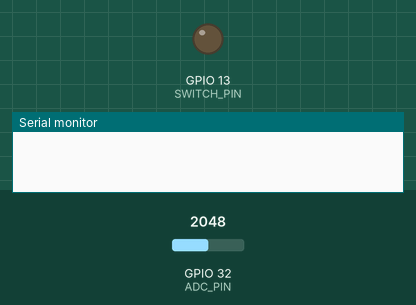
The sketch below on a simulated ESP32. On the bench: output pins drawn as LEDs (lit = HIGH), the last lines printed to the serial monitor. Dashed ring = blinking. Inputs (shaded band) come from the test bench; at power-on: GPIO 32 (ADC_PIN) = 2048. WiFi joins after 1.5 s; servers stay silent unless stated.

Above: at 0.1 s.
At 7.0 s:
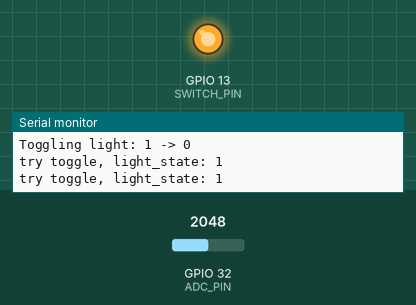
7.1 s: GPIO 32 (ADC_PIN) set to 28
At 8.31 s:
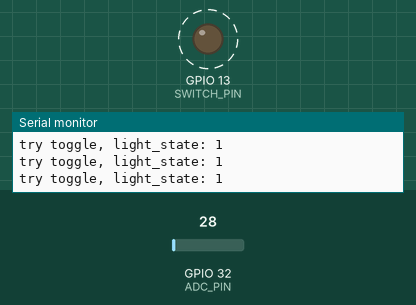
10.6 s: GPIO 32 (ADC_PIN) set to 22
Timing chart, 0 to 13.6 s (numbered marks = the images above; inputs shaded):
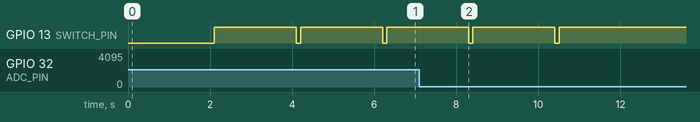

The sketch:

esp32.ino
```cpp
#include <WiFi.h>
#include <HTTPClient.h>
#include <ArduinoJson.h>
#include <base64.h>

#include "arduino_secrets.h"

//
// WiFi params
//
const char *ssid = WIFI_SSID;
const char *password = WIFI_PASSWORD;

//
// Server params
//
const String authUsername = AUTH_USERNAME;
const String authPassword = AUTH_PASSWORD;
const char *endpoint = API_ENDPOINT;
const char *root_ca = ROOT_CA;

//
// Light Params
//
#define SWITCH_PIN 13
#define ADC_PIN 32
// if light is currently on
bool light = true;
bool light_target = true;
// power reading params
#define MW_THRESHOLD 100.0

//
// Misc Params
//
#define WIFI_RETRY_MS 10 * 1000
#define WAIT_MS 3 * 60 * 1000
#define ERROR_RETRY_MS 10 * 100

//
// ArduinoJSON params
//
#define ARDUINOJSON_USE_LONG_LONG 0
#define ARDUINOJSON_USE_DOUBLE 0

// WIFI
void connect_wifi()
{
  WiFi.begin(ssid, password);

  while (WiFi.status() != WL_CONNECTED)
  {
    delay(1000);
    Serial.println("Connecting to WiFi..");
  }
  Serial.print("Connected to the WiFi network ");
  Serial.println(ssid);
}

/*
True if the light is consuming more power than the threshold
*/
bool is_on()
{
  int adc_value = analogRead(ADC_PIN);
  float mV = ((float)adc_value) / 4095 * 3.3 * 1000;
  float mW = mV * 5;
  light = mW > MW_THRESHOLD;
  return light;
}

/*
Pulses SWITCH_PIN once (active low)
*/
void pulse()
{
  digitalWrite(SWITCH_PIN, LOW);
  delay(100);
  digitalWrite(SWITCH_PIN, HIGH);
}

/*
Toggles the light, insuring that the desired target state
is reached by measuring the consumed power.
*/
void toggle_light()
{
  // update target state
  light_target = !light_target;
  Serial.print("Toggling light: ");
  Serial.print(light);
  Serial.print(" -> ");
  Serial.println(light_target);

  while (light != light_target)
  {
    pulse();
    // wait 2s to let light state settle.
    delay(2000);
    // measure power consumption
    is_on();

    Serial.print("try toggle, light_state: ");
    Serial.println(light);
  }
  Serial.print("toggled light state: ");
  Serial.println(light);
}

void setup()
{
  Serial.begin(115200);
  pinMode(SWITCH_PIN, OUTPUT);

  connect_wifi();

  // setup light toggle
  light = true;
  toggle_light();
}

void loop()
{
  // Check the current connection status
  if ((WiFi.status() != WL_CONNECTED))
  {
    connect_wifi();
    delay(WIFI_RETRY_MS);
  }

  // connect to endpoint
  HTTPClient http;
  http.begin(endpoint, root_ca);

  String auth = base64::encode(authUsername + ":" + authPassword);
  http.addHeader("Authorization", "Basic " + auth);

  const int httpCode = http.GET();
  if (httpCode != HTTP_CODE_OK)
  {
    Serial.print("Unexpected return code: ");
    Serial.println(httpCode);
    http.end();
    delay(ERROR_RETRY_MS);
    return;
  }

  // read payload
  String payload = http.getString();
  // Free HTTP ressources
  http.end();

  Serial.print("Got messages form server: ");
  Serial.println(payload);

  if (payload == "[]")
  {
    // Serial.println("Array has 0 elements, skipping");
    delay(ERROR_RETRY_MS);
    return;
  }

  // deserialize JSON
  StaticJsonDocument<384> doc; // size computed with https://arduinojson.org/v6/assistant/
  DeserializationError error = deserializeJson(doc, payload);
  if (error)
  {
    Serial.print("ERROR: Could not deserialize json: ");
    Serial.println(error.c_str());
    delay(ERROR_RETRY_MS);
    return;
  }

  JsonObject root_0 = doc[0];
  bool sent_out = root_0["sent_out"];

  if (!sent_out) {
    Serial.println("Message sent out not true");
    delay(ERROR_RETRY_MS);
  }

  // turn light on and off again
  Serial.print("Light on for ");
  Serial.print(WAIT_MS);
  Serial.println(" ms");
  toggle_light(); // on

  delay(WAIT_MS);

  toggle_light(); // off
}
```

arduino_secrets_TEMPLATE.h
```cpp
// Secrets File
// contents will be injected to esp32.ino at build time

// WIFI credentials
#define WIFI_SSID "<WIFI SSID>"
#define WIFI_PASSWORD  "<WIFI-PASSWORD>"
#define ROOT_CA  "<ROOT CERTIFICATE>"

// liebhab.maxfruehauf.com user credentials
#define AUTH_USERNAME "<USER>"
#define AUTH_PASSWORD "<PASSWORD>"
#define API_ENDPOINT "<API_ENDPOINT>"
```

Measured:
- after the input at 10.6 s, GPIO 13 (SWITCH_PIN): stops changing and stays HIGH
- by itself, GPIO 13 (SWITCH_PIN): alternates HIGH for 2.0 s and LOW for 0.10 s
